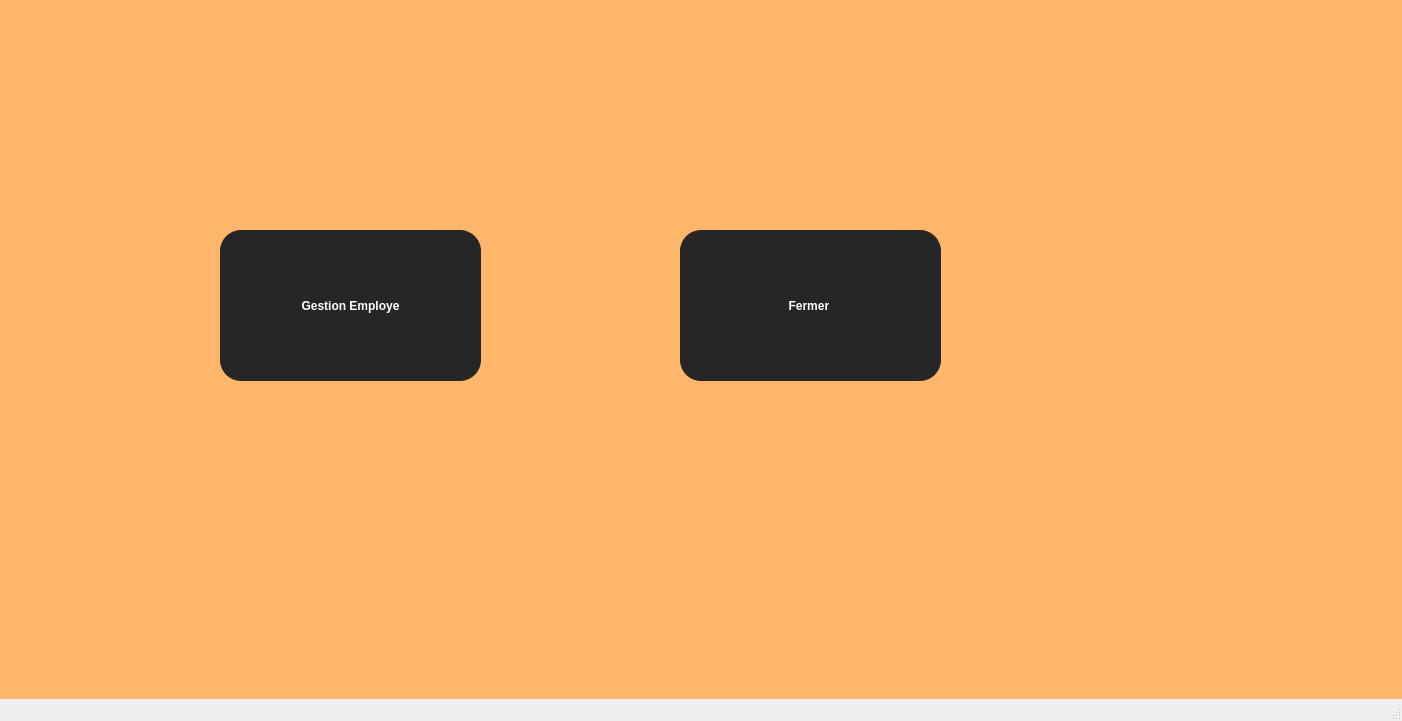
<?xml version="1.0" encoding="UTF-8"?>
<ui version="4.0">
 <class>MainWindow</class>
 <widget class="QMainWindow" name="MainWindow">
  <property name="geometry">
   <rect>
    <x>0</x>
    <y>0</y>
    <width>1402</width>
    <height>721</height>
   </rect>
  </property>
  <property name="windowTitle">
   <string>MainWindow</string>
  </property>
  <widget class="QWidget" name="centralwidget">
   <widget class="QLabel" name="label">
    <property name="geometry">
     <rect>
      <x>-250</x>
      <y>-10</y>
      <width>1681</width>
      <height>861</height>
     </rect>
    </property>
    <property name="toolTip">
     <string>&lt;html&gt;&lt;head/&gt;&lt;body&gt;&lt;p&gt;&lt;a href=&quot;C:\Users\Lenovo\Downloads\211.png&quot;&gt;&lt;span style=&quot; text-decoration: underline; color:#0000ff;&quot;&gt;image&lt;/span&gt;&lt;/a&gt;&lt;/p&gt;&lt;/body&gt;&lt;/html&gt;</string>
    </property>
    <property name="styleSheet">
     <string notr="true">*{
font-family:century gothic;
background:#ffb56a;
font-size:17px;

}
QGroupBox
{
background:#ffb56a;
background-image:url(:/selem2.jpg);
}
#ajouter_employer
{
background:#299a7a;
border-radius:15px;
}
#ajouter_employer:hover
{
color:#333;
border-radius:60px;
background:red;
}
#pushButton_supprimer
{
background:#299a7a;
border-radius:15px;
}
#pushButton_supprimer:hover
{
color:#333;
border-radius:60px;
background:red;
}
#nom
{
background:#299a7a;
border-radius:15px;
}
#nom:hover
{
color:#333;
border-radius:60px;
background:red;
}
#prenom
{
background:#299a7a;
border-radius:15px;
}
#prenom:hover
{
color:#333;
border-radius:60px;
background:red;
}
#id
{
background:#299a7a;
border-radius:15px;
}
#id:hover
{
color:#333;
border-radius:60px;
background:red;
}
#pushButton_modifier
{
background:#299a7a;
border-radius:15px;
}
#pushButton_modifier:hover
{
color:#333;
border-radius:60px;
background:red;
}</string>
    </property>
    <property name="text">
     <string/>
    </property>
    <property name="pixmap">
     <pixmap>../../Downloads/211.png</pixmap>
    </property>
   </widget>
   <widget class="QPushButton" name="pushButton">
    <property name="geometry">
     <rect>
      <x>220</x>
      <y>230</y>
      <width>261</width>
      <height>151</height>
     </rect>
    </property>
    <property name="styleSheet">
     <string notr="true">font: 75 10pt &quot;Microsoft YaHei UI&quot;;
font-weight: bold;
color: rgb(255, 255, 255);
background-color: rgba(38,38,38,255);
border-style: solid;
border-radius:21px;</string>
    </property>
    <property name="text">
     <string>Gestion Employe</string>
    </property>
   </widget>
   <widget class="QPushButton" name="pushButton_2">
    <property name="geometry">
     <rect>
      <x>680</x>
      <y>230</y>
      <width>261</width>
      <height>151</height>
     </rect>
    </property>
    <property name="styleSheet">
     <string notr="true">font: 75 10pt &quot;Microsoft YaHei UI&quot;;
font-weight: bold;
color: rgb(255, 255, 255);
background-color: rgba(38,38,38,255);
border-style: solid;
border-radius:21px;</string>
    </property>
    <property name="text">
     <string>Fermer </string>
    </property>
   </widget>
  </widget>
  <widget class="QMenuBar" name="menubar">
   <property name="geometry">
    <rect>
     <x>0</x>
     <y>0</y>
     <width>1402</width>
     <height>26</height>
    </rect>
   </property>
  </widget>
  <widget class="QStatusBar" name="statusbar"/>
 </widget>
 <resources/>
 <connections/>
</ui>
